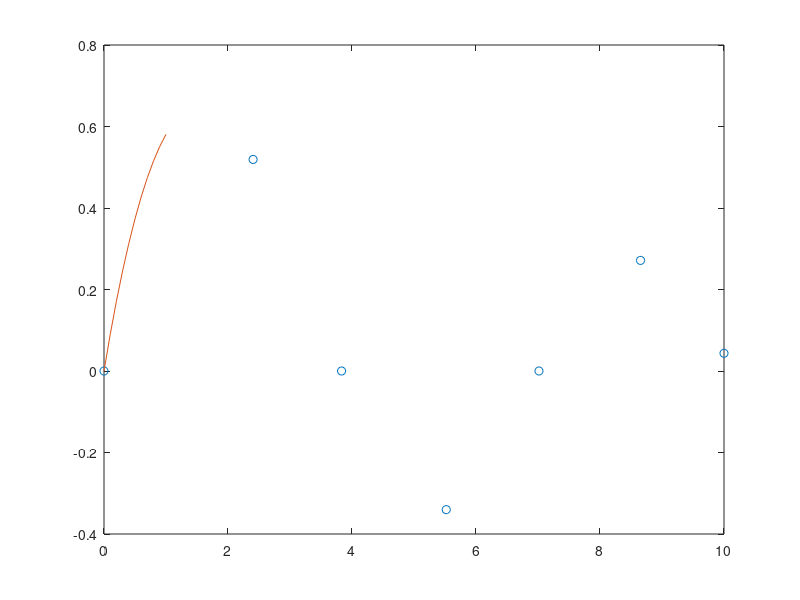

MATLAB code for this plot:
a = [0,2.40482555769577,3.83170597020751,5.52007811028631,7.01558666981561,8.65372791291101,10];
b = besselj(1,a);
c = 0:0.1:1;
d = spline(a,b,c);
plot(a, b, 'o', c, d)
